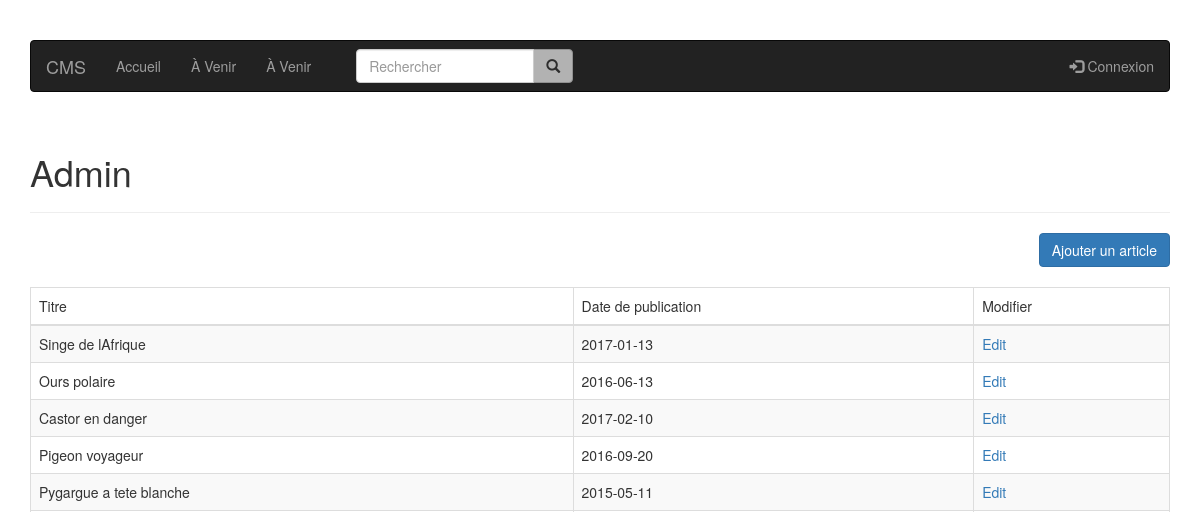
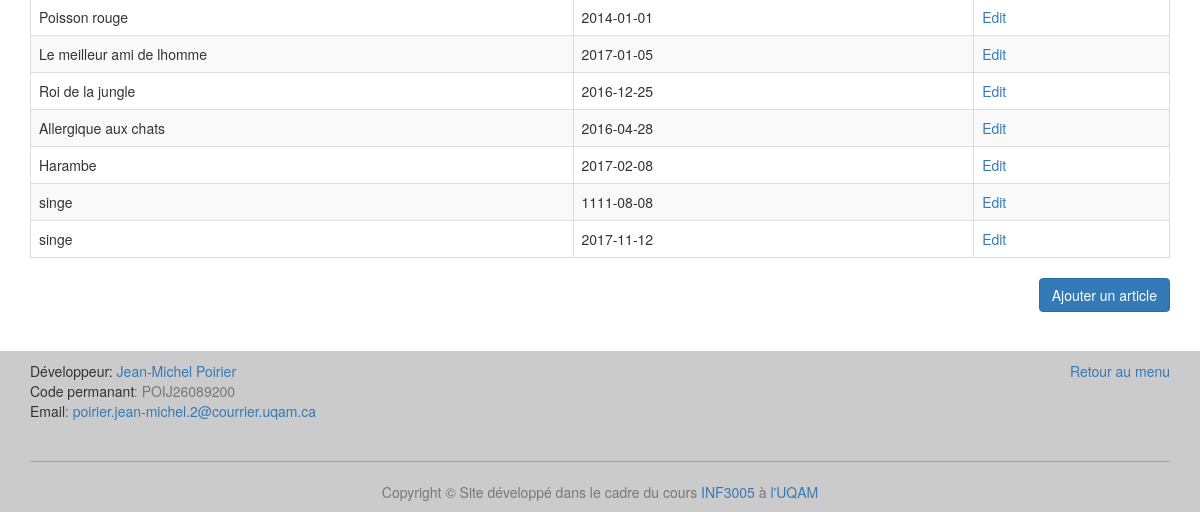
The page /admin (signed in) on the database as committed earlier (2 pictures, top to bottom).
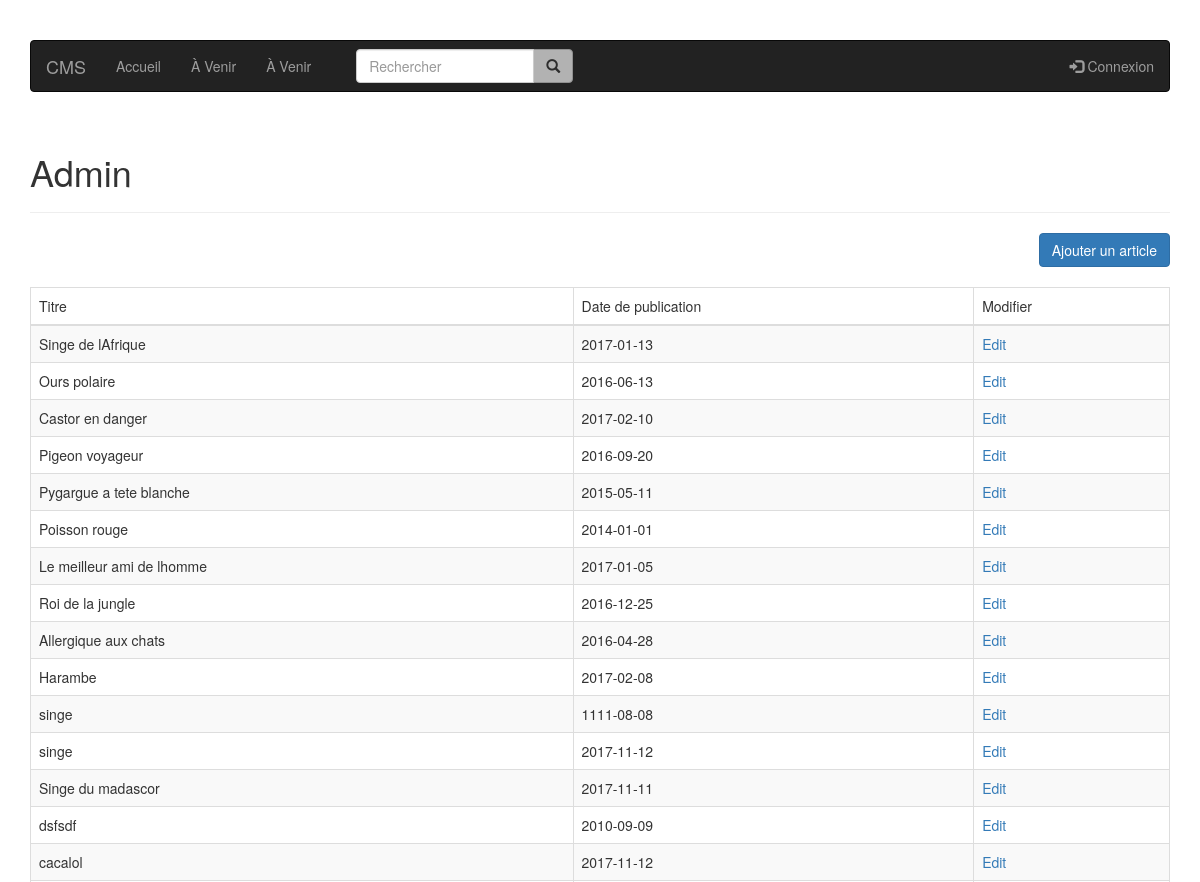
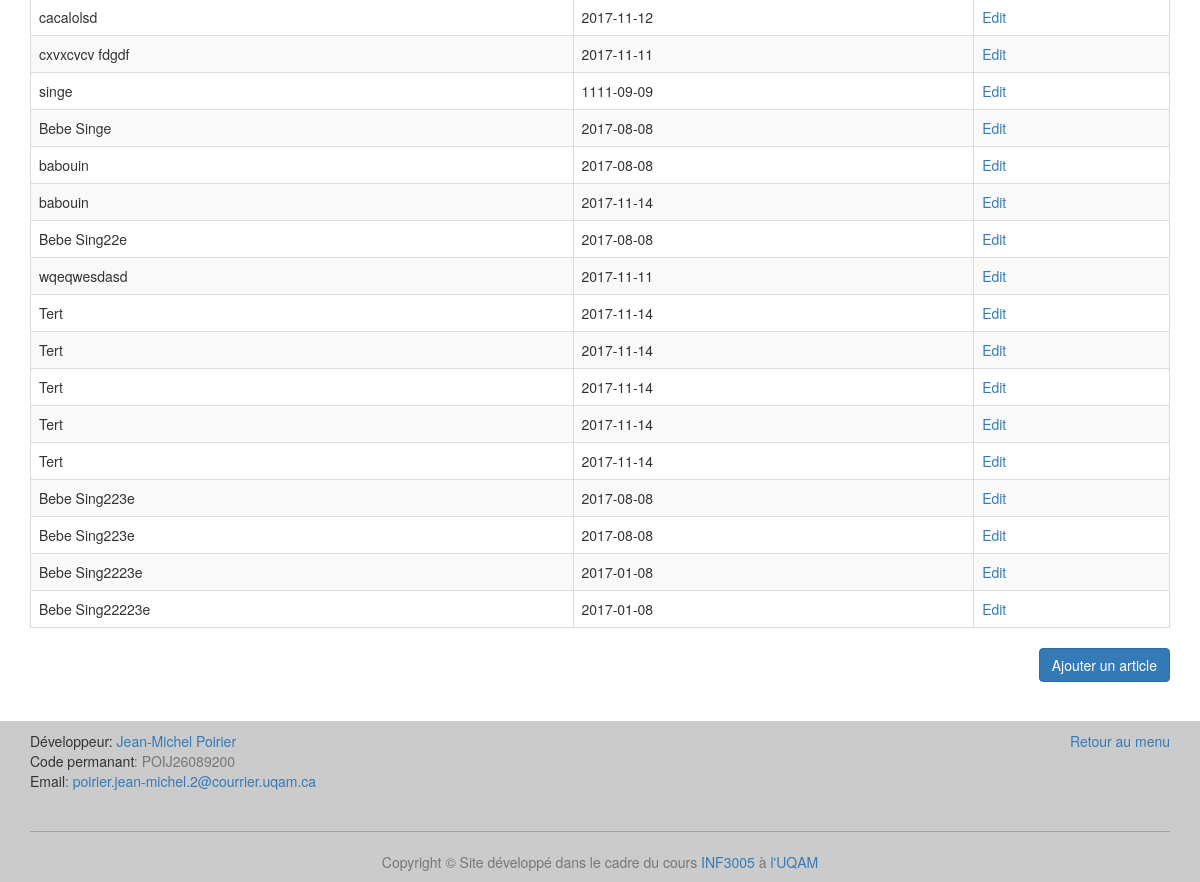
The same page on the database as committed later (2 pictures, top to bottom).
### tables this page shows
CREATE TABLE article (
  id integer primary key,
  titre varchar(100),
  identifiant varchar(50),
  auteur varchar(100),
  date_publication text,
  paragraphe varchar(500)
);

### index.py (the view)
@app.route('/admin')
@authentification_required
def admin_page():
    articles = get_db().get_all_articles()
    username = username_session()
    return render_template('admin.html', articles=articles, username=username)

### article.py (called while the page is built)
    def get_all_articles(self):
        cursor = self.get_connection_row().cursor()
        cursor.execute("SELECT titre, identifiant, auteur, date_publication "
                       "FROM article")
        articles = cursor.fetchall()
        return articles

### database.py (called while the page is built)
    def get_connection(self):
        if self.connection is None:
            self.connection = sqlite3.connect('db/db.db')
        return self.connection

    def get_connection_row(self):
        if self.connection is None:
            self.connection = sqlite3.connect('db/db.db')
            self.connection.row_factory = sqlite3.Row
        return self.connection

    def disconnect(self):
        if self.connection is not None:
            self.connection.close()

### index.py (called while the page is built)
def get_db():
    db = getattr(g, '_database', None)
    if db is None:
        g._database = Users()
    return g._database

@app.teardown_appcontext
def close_connection(exception):
    db = getattr(g, '_database', None)
    if db is not None:
        db.disconnect()

def authentification_required(f): # f est la fonction def logout
    @wraps(f)
    def decorated(*args, **kwargs):
        if not is_authenticated(session):
            return send_unauthorized()
        return f(*args, **kwargs)
    return decorated

def is_authenticated(session):
    return "id" in session

def username_session():
    username = None
    if "id" in session:
        username = get_db().get_session(session["id"])
    return username

### users.py (called while the page is built)
    def get_session(self, id_session):
        cursor = self.get_connection().cursor()
        cursor.execute("select utilisateur from sessions where id_session=?", (id_session,))
        data = cursor.fetchone()
        if data is None:
            return None
        else:
            return data[0]

### templates/admin.html (shortened to what this page needs)
{% extends "layout.html" %}
{% block content %}
    <h1>Admin</h1>
    <hr class="divider">
    <div class="text-right">
        <a class="btn btn-primary" style="margin-bottom: 20px;" href="/admin-form">Ajouter un article</a>
    </div>
    <table class="table table-striped table-bordered">
        <thead>
        <td>Titre</td>
        <td>Date de publication</td>
        <td>Modifier</td>
        </thead>
        {% for article in articles %}
            <tr>
                <td>{{ article["titre"] }}</td>
                <td>{{ article["date_publication"] }}</td>
                <td><a href="/admin-modifier/{{ article["identifiant"] }}">Edit</a></td>
            </tr>
        {% endfor %}
    </table>
    <div class="text-right">
        <a class="btn btn-primary" href="/admin-form">Ajouter un article</a>
    </div>
{% endblock %}

### templates/layout.html (shortened to what this page needs)
<!DOCTYPE html>
<html lang="fr">
<head>
    <link rel="stylesheet" type="text/css" href="/vendor/bootstrap/css/bootstrap.min.css">
    <link rel="stylesheet" type="text/css" href="/vendor/bootstrap/css/maclasse.css">
</head>
<body>
<header id="top">
    <div class="container nav-padd">
        <nav class="navbar navbar-inverse">
            <div class="container-fluid">
                <div class="navbar-header">
                    <a class="navbar-brand" href="/">CMS</a>
                </div>
                <ul class="nav navbar-nav">
                    <li>
                        <a href="/">Accueil</a>
                    </li>
                    <li>
                        <a href="#">À Venir</a>
                    </li>
                    <li>
                        <a href="#">À Venir</a>
                    </li>
                </ul>
                <div class="col-sm-3 col-md-3">
                    <form class="navbar-form" role="search" method="post" action="/recherche">
                        <div class="input-group">
                            <input name="rechercher" type="text" id="rechercheid" class="form-control" placeholder="Rechercher">
                            <div class="input-group-btn">
                                <button id="recherButton" class="btn btn-default" type="submit" title="Écrit quelque chose..."><i class="glyphicon glyphicon-search"></i></button>
                            </div>
                        </div>
                    </form>
                </div>
                <ul class="nav navbar-nav navbar-right">
                    {% if username %}
                    <li>
                        <a href="/logout"><span class="glyphicon glyphicon-log-out"></span> Se déconnecter</a>
                    </li>
                    <li class="dropdown">
                        <a href="#" class="dropdown-toggle" data-toggle="dropdown">Admin <span class="caret"></span></a>
                        <ul class="dropdown-menu">
                            <li>
                                <a href="/admin">Index</a>
                            </li>
                            <li>
                                <a href="/admin-form">Ajouter un article</a>
                            </li>
                        </ul>
                    </li>
                    {% else %}
                    <li>
                        <a href="/admin-login"><span class="glyphicon glyphicon-log-in"></span> Connexion</a>
                    </li>
                    {% endif %}
                </ul>
            </div>
        </nav>
    </div>
</header>
<div class="container container-padd">
    {% block content %}{% endblock %}
</div>
<footer class="footer">
    <div class="container">
        <div class="row">
            <div class="col-md-6 col-sm-12">
                <address>
                    <span class="souligner">Développeur</span>: <a href="mailto:poirier.jean-michel.2@courrier.uqam.ca">Jean-Michel Poirier</a>
                    <br>
                    <span class="souligner">Code permanant</span><span class="text-muted">: POIJ26089200</span>
                    <br>
                    <span class="souligner">Email</span><a href="mailto:poirier.jean-michel.2@courrier.uqam.ca">: poirier.jean-michel.2@courrier.uqam.ca</a>
                </address>
            </div>
            <div class="col-md-6 col-sm-12 text-right">
                <a href="#top">Retour au menu</a>
            </div>
        </div>
        <hr class="hrfooter">
        <div class="row">
            <div class="col-md-12 col-sm-12 text-center text-muted">
                Copyright &copy; Site développé dans le cadre du cours <a href="http://www.etudier.uqam.ca/cours?sigle=INF3005" target="_blank">INF3005</a> à <a href="http://www.uqam.ca/" target="_blank">l'UQAM</a>
            </div>
        </div>
    </div>
</footer>
</body>
</html>

Rows that differ between the two databases and show on the page:
added article: titre "Singe du madascor", date_publication "2017-11-11"
added article: titre "dsfsdf", date_publication "2010-09-09"
added article: titre "cacalol", date_publication "2017-11-12"
added article: titre "cacalolsd", date_publication "2017-11-12"
added article: titre "cxvxcvcv fdgdf", date_publication "2017-11-11"
added article: titre "singe", date_publication "1111-09-09"
added article: titre "Bebe Singe", date_publication "2017-08-08"
added article: titre "babouin", date_publication "2017-08-08"
added article: titre "babouin", date_publication "2017-11-14"
added article: titre "Bebe Sing22e", date_publication "2017-08-08"
added article: titre "wqeqwesdasd", date_publication "2017-11-11"
added article: titre "Tert", date_publication "2017-11-14"
added article: titre "Tert", date_publication "2017-11-14"
added article: titre "Tert", date_publication "2017-11-14"
added article: titre "Tert", date_publication "2017-11-14"
added article: titre "Tert", date_publication "2017-11-14"
added article: titre "Bebe Sing223e", date_publication "2017-08-08"
added article: titre "Bebe Sing223e", date_publication "2017-08-08"
added article: titre "Bebe Sing2223e", date_publication "2017-01-08"
added article: titre "Bebe Sing22223e", date_publication "2017-01-08"
